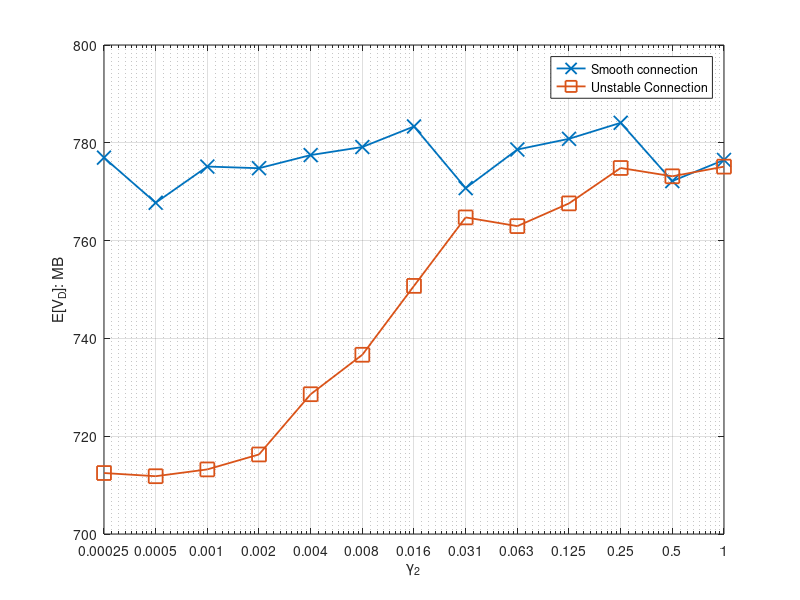

This figure's MATLAB source:
%% File size
%N=10000
%x_label =[0	1	2	3	4	5	6	7	8	9	10	11	12	13	14	15	16	17	18	20	21	22	23	24	26]
%N=50000
%x_label =[0	1	2	3	4	5	6	7	8	9	10	11	12	13	14	15	16	17	18	19	20	21	22	23	24	26	27	29]
%N=100000
%x_label =[0.5	1	1.5	2	2.5	3	3.5	4	4.5	5	5.5	6	6.5	7	7.5	8	8.5	9	9.5	10]

x_label =[0.000244141	0.000488281	0.000976563	0.001953125	0.00390625	0.0078125	0.015625	0.03125	0.0625	0.125	0.25	0.5	1]


%% for DeadlinMissRatio

%Miss ratio
%y_11 = [0.402	0.3999	0.4018	0.4061	0.4015	0.4026	0.3969	0.4041	0.4018	0.4018	0.3962	0.3928	0.3965]
%y_12 = [0.4065	0.4046	0.4155	0.4042	0.431	0.4361	0.4572	0.4795	0.498	0.5107	0.5266	0.532	0.5283]


%E[V_O]
%y_11 = [442.556162	440.08846	438.352516	438.275322	440.770231	439.00265	443.836911	438.776901	440.357761	439.039913	445.592922	441.064508	440.060077]
%y_12 = [401.679141	388.513853	361.053731	346.059731	305.022523	272.250581	233.689223	194.547923	159.317503	131.921522	115.575342	105.876583	99.751258]


%E[V_D]
y_11 = [776.965557	767.738511	775.142027	774.803055	777.489552	779.13532	783.343035	770.732786	778.625884	780.815415	784.089563	772.172094	776.49138]
y_12 = [712.46987	711.816574	713.208963	716.266929	728.585354	736.653838	750.739519	764.743021	762.961376	767.610849	774.849716	773.152047	775.126355]





i = i+1;
figure(i)

semilogx(x_label,y_11,'-x', 'MarkerSize',10, 'LineWidth',1.3)
hold on
semilogx(x_label,y_12,'-s', 'MarkerSize',10, 'LineWidth',1.3)
hold on
%plot(x_label,y_21,'-+', 'MarkerSize',10, 'LineWidth',1.3)
%hold on
%plot(x_label,y_22,'-^', 'MarkerSize',10, 'LineWidth',1.3)
%hold on
%plot(x_label,y_31,'-d', 'MarkerSize',10, 'LineWidth',1.3)
%hold on
%plot(x_label,y_32,'-o', 'MarkerSize',10, 'LineWidth',1.3)
%hold on

%ylabel('P_{miss}')
%ylabel('E[V_0]: MB')
ylabel('E[V_D]: MB')
%xlabel('E[t_0]:')
xlabel('\gamma_2')


%xticklabels({'62.5','125','250','500','1000','2000','4000','8000'});
%xticklabels({'10','20','40','80','160','320','640','1280'});
%xticklabels({'50','100','150','200','250','300','350','400'});
%xticklabels({'1',	'0.5',	'0.2',	'0.1',	'0.05',	'0.025',	'0.016666667',	'0.008333333',	'0.006666667',	'0.003333333',	'0.001666667'	,'0.000833333',	'0.000416667'});
xticklabels({'0.00025',	'0.0005',	'0.001',	'0.002',	'0.004',	'0.008',	'0.016',	'0.031',	'0.063',	'0.125',	'0.25',	'0.5',	'1'});




												
xlim([0.000244141, 1]);

%xticklabels({'0',	'1',	'2',	'3',	'4','5',	'6',	'7',	'8',	'9',	'10',	'11',	'12',	'13',	'14',	'15',	'16',	'17'	,'18'	,'20'	,'21'	,'22',	'23',	'24',	'26'});
set(gca, 'XTick', x_label);
%set(gca,'xticklabel',num2str(get(gca,'XTick')','%.4f'))
%legend({'F=200','F=500','F=1000'},'NumColumns',1);
legend({'Smooth connection','Unstable Connection'},'NumColumns',1);

hold off;
grid on;